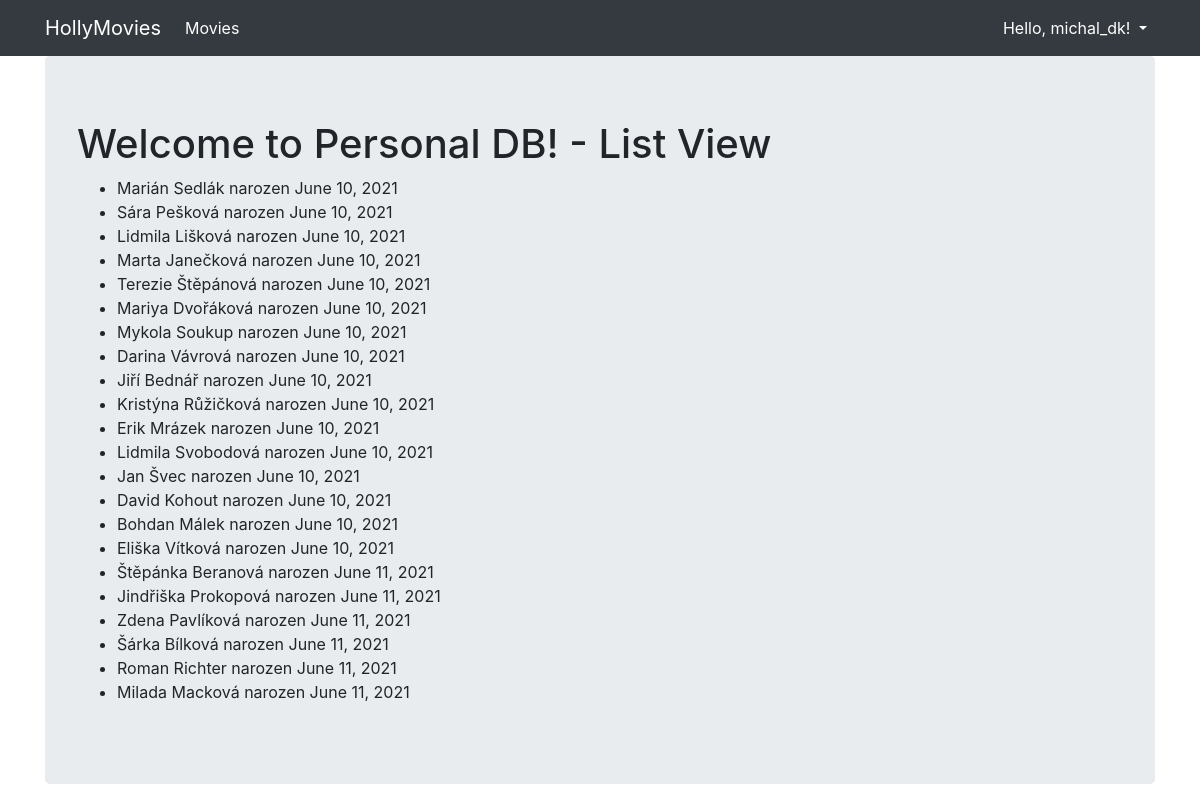
Screenshot of /list/ (signed in) with the database file from the repository.
### person_creator/models.py (models this page shows, shortened)
class Person(Model):
    firstname = CharField(max_length=30, default=None)
    surname = CharField(max_length=30, default=None)
    gender = BooleanField(default=None)
    birthdate = DateField(default=None)
    city = CharField(max_length=50, default=None)
    street = CharField(max_length=50, default=None)
    house_no = IntegerField(default=None)
    plz = IntegerField(default=None)

### person_creator/views.py (the view)
# urls.py: path('list/', PeopleListView.as_view(), name='people_list2')
class PeopleListView(ListView):
  template_name = 'person_list_2.html'
  model = Person

### person_creator/templates/person_list_2.html
{% extends "base.html" %}
{% block content %}
  <h1>Welcome to Personal DB! - List View</h1>
  <ul>
    {% for human in object_list %}
      <li>
        {{human.firstname}} {{human.surname}} narozen {{human.birthdate}}
      </li>
    {% endfor %}
  </ul>
{% endblock %}

### person_creator/templates/base.html (shortened to what this page needs)
<html>
  <head>
    <link rel="stylesheet" href="https://stackpath.bootstrapcdn.com/bootstrap/4.2.1/css/bootstrap.min.css">
  </head>
  <body>
    <nav class="navbar navbar-expand-lg navbar-dark bg-dark">
      <div class="container fixed">
        <a class="navbar-brand" href="{% url 'index' %}">HollyMovies</a>
        <div class="collapse navbar-collapse" id="navbarNavAltMarkup">
          <div class="navbar-nav">
            <a class="nav-item nav-link active" href="{% url 'index' %}">
              Movies
            </a>
          </div>
            <div class="navbar-nav ml-auto">
                  <div class="nav-item dropdown">
                    {% if user.is_authenticated %}
                      <a class="nav-link active dropdown-toggle" href="#" data-toggle="dropdown">
                        {% if user.first_name %}Hello, {{ user.first_name }}!
                        {% else %}Hello, {{ user.username }}!{% endif %}
                      </a>
                    {% endif %}
                  </div>
            </div>
        </div>
      </div>
    </nav>
    <div class="container">
      <div class="jumbotron">
          {% block content %}{% endblock %}
      </div>
    </div>
  </body>
</html>

### rows the page displays
Person: firstname "Marián", surname "Sedlák", birthdate "June 10, 2021"
Person: firstname "Sára", surname "Pešková", birthdate "June 10, 2021"
Person: firstname "Lidmila", surname "Lišková", birthdate "June 10, 2021"
Person: firstname "Marta", surname "Janečková", birthdate "June 10, 2021"
Person: firstname "Terezie", surname "Štěpánová", birthdate "June 10, 2021"
Person: firstname "Mariya", surname "Dvořáková", birthdate "June 10, 2021"
Person: firstname "Mykola", surname "Soukup", birthdate "June 10, 2021"
Person: firstname "Darina", surname "Vávrová", birthdate "June 10, 2021"
Person: firstname "Jiří", surname "Bednář", birthdate "June 10, 2021"
Person: firstname "Kristýna", surname "Růžičková", birthdate "June 10, 2021"
Person: firstname "Erik", surname "Mrázek", birthdate "June 10, 2021"
Person: firstname "Lidmila", surname "Svobodová", birthdate "June 10, 2021"
Person: firstname "Jan", surname "Švec", birthdate "June 10, 2021"
Person: firstname "David", surname "Kohout", birthdate "June 10, 2021"
Person: firstname "Bohdan", surname "Málek", birthdate "June 10, 2021"
Person: firstname "Eliška", surname "Vítková", birthdate "June 10, 2021"
Person: firstname "Štěpánka", surname "Beranová", birthdate "June 11, 2021"
Person: firstname "Jindřiška", surname "Prokopová", birthdate "June 11, 2021"
Person: firstname "Zdena", surname "Pavlíková", birthdate "June 11, 2021"
Person: firstname "Šárka", surname "Bílková", birthdate "June 11, 2021"
Person: firstname "Roman", surname "Richter", birthdate "June 11, 2021"
Person: firstname "Milada", surname "Macková", birthdate "June 11, 2021"

### other values shown
{{ user.username }} "michal_dk"
